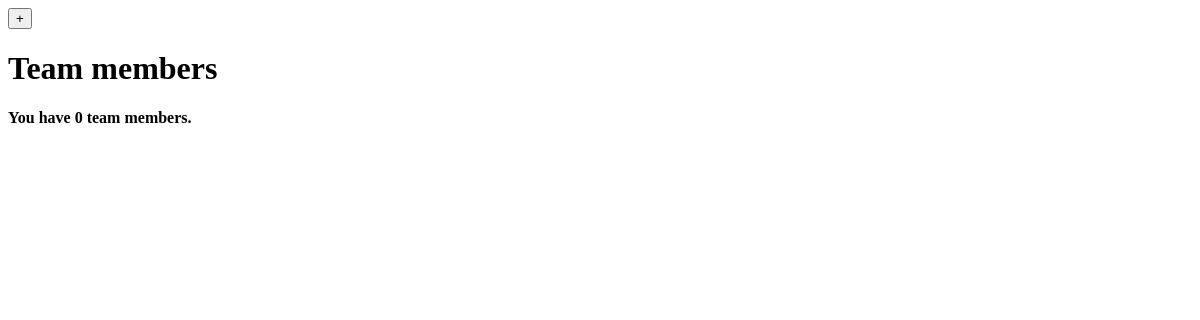
Before: /team_management_app/ with the older database file.
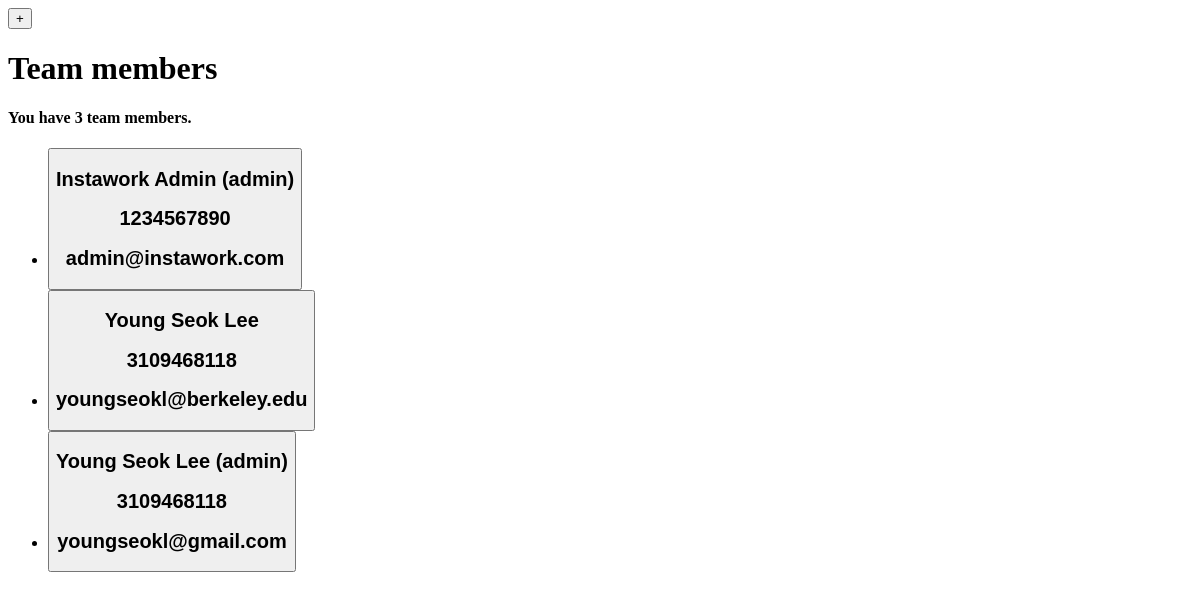
After: the same page with the newer database file.
### team_management_app/models.py (models this page shows, shortened)
class Member(models.Model):
    first_name = models.CharField(max_length=100)
    last_name = models.CharField(max_length=100)
    email = models.CharField(max_length=200, unique=True)
    phone_number = models.CharField(max_length=100)
    ROLE_TYPE = (
        ('regular', 'Regular'),
        ('admin', 'Admin')
    )
    role = models.CharField(
        max_length=20,
        choices=ROLE_TYPE,
        blank=True,
        default='regular',
        help_text='Role of this team member',
    )
    def get_id(self):
        return self.id

### team_management_app/views.py (the view)
# urls.py: path('', views.index, name='index'),
def index(request):
    members = Member.objects.all()
    context = {
        'num_members': members.count(),
        'members': members
    }
    return render(request, 'index.html', context=context)

### team_management_app/templates/index.html (shortened to what this page needs)
<!DOCTYPE html>
<html lang="en">
  <head>
    <form action="{% url 'add-member'%}">
      <button title="Add a new account" type="submit" value="+">+</button>
    </form>
    <h1>Team members</h1>
    <h4>You have {{num_members}} team members.</h4>
  </head>
  <body>
    <ul>
    {% for member in members %}
    <li>
      <form action="{% url 'edit-member' member.get_id%}">
        <button title="Open account detail" type="submit">
          <h2>
            {% if member.role == 'admin' %}
              {{ member.first_name|add:" "|add:member.last_name|add:" (admin)" }}
            {% else %}
              {{ member.first_name|add:" "|add:member.last_name }}
            {% endif %}
          </h2>
          <h2>
            {{ member.phone_number }}
          </h2>
          <h2>
            {{ member.email }}
          </h2>
        </button>
      </form>
    </li>
    {% endfor %}
    </ul>
  </body>
</html>

Changed rows visible on the page:
added Member: first_name|add "Instawork Admin (admin)", phone_number "1234567890", email "admin@instawork.com"
added Member: first_name|add "Young Seok Lee", phone_number "3109468118", email "youngseokl@berkeley.edu"
added Member: first_name|add "Young Seok Lee (admin)", phone_number "3109468118", email "youngseokl@gmail.com"
Other visible differences:
{{ num_members }}: "0" → "3"
